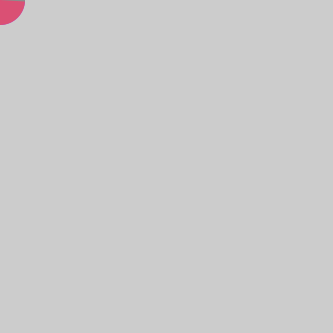
Frame 1 (no input)
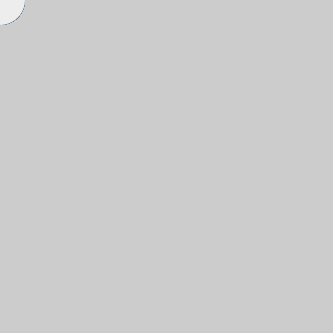
Frame 60 (the mouse pressed at the canvas centre just before this capture)
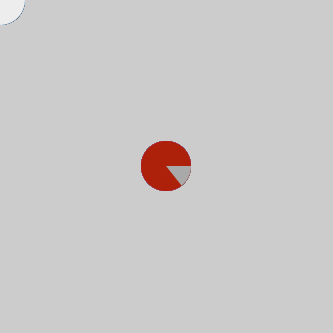
Frame 120 (the mouse held since frame 60 and released just before this capture)

The Processing sketch that drew these frames (run headless with seeded random() and noise(); from frame 60 on, the mouse is pressed at the canvas centre):

// Processing sketch: processing_157544
// ── processing_157544.pde

float px = 0;

void setup () {
  size (333, 333);
}
void draw() {
  px +=0.06;


  if (px>TWO_PI) {
    px=0;
  }

  noStroke();
  fill(random(255), random(255), random(255));
  ellipse(mouseX, mouseY, 50, 50);
  fill(random(255));
  arc(mouseX, mouseY, 50, 50, 0, px);

  fill(random(255), random(255), random(255));
  ellipse(mouseY, mouseX, 50, 50);
  fill(random(255));
  
  arc(mouseY, mouseX, 50, 50, 0, px);
}
